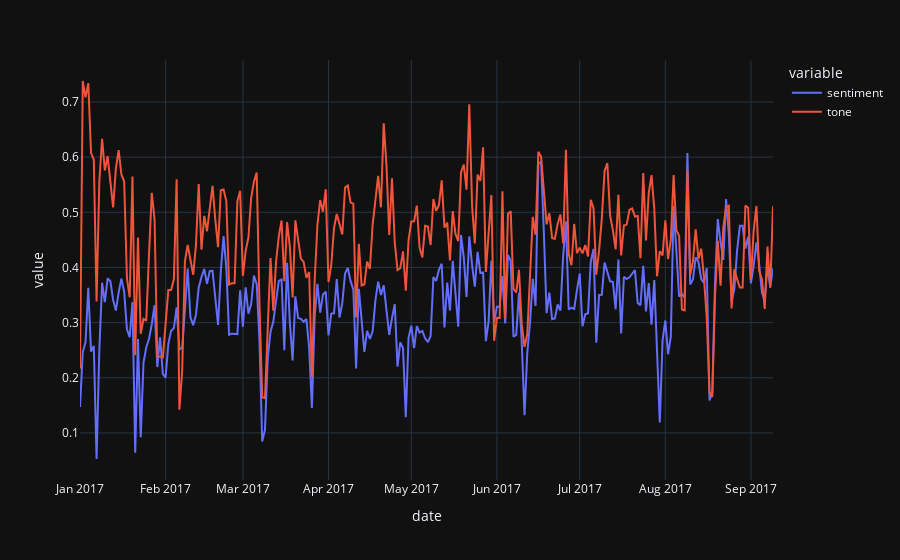

The code cell stored with this chart in its notebook:
### Code cell
df_news.query("ticker == 'AAPL'").reset_index().set_index("date")[["sentiment","tone"]].plot()

### Figure 1 — Plotly figure (JSON) as saved in the notebook; plotly's stock layout.template omitted (floating-point values rounded to 4 significant figures; data arrays with more than 128 entries replaced by an {"elided": "..."} marker saying what was removed)
{"data": [{"hovertemplate": "variable=sentiment<br>date=%{x}<br>value=%{y}<extra></extra>", "legendgroup": "sentiment", "line": {"color": "#636efa", "dash": "solid"}, "marker": {"symbol": "circle"}, "mode": "lines", "name": "sentiment", "orientation": "v", "showlegend": true, "type": "scatter", "x": {"elided": "252 str values"}, "xaxis": "x", "y": {"elided": "252 float values"}, "yaxis": "y"}, {"hovertemplate": "variable=tone<br>date=%{x}<br>value=%{y}<extra></extra>", "legendgroup": "tone", "line": {"color": "#EF553B", "dash": "solid"}, "marker": {"symbol": "circle"}, "mode": "lines", "name": "tone", "orientation": "v", "showlegend": true, "type": "scatter", "x": {"elided": "252 str values"}, "xaxis": "x", "y": {"elided": "252 float values"}, "yaxis": "y"}], "layout": {"autosize": true, "legend": {"title": {"text": "variable"}, "tracegroupgap": 0}, "margin": {"t": 60}, "xaxis": {"anchor": "y", "autorange": true, "domain": [0, 1], "range": ["2017-01-01", "2017-09-09"], "title": {"text": "date"}, "type": "date"}, "yaxis": {"anchor": "x", "autorange": true, "domain": [0, 1], "range": [0.01471, 0.7761], "title": {"text": "value"}, "type": "linear"}}}
